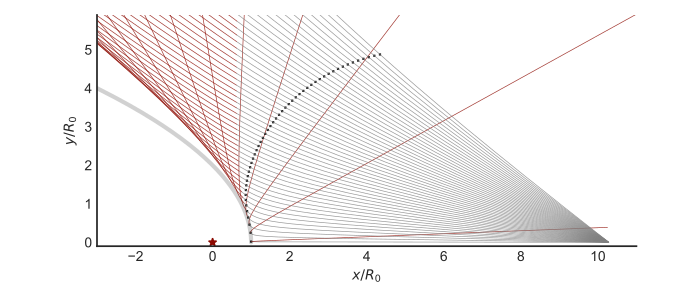

This figure's Python source:
import sys
import numpy as np
from matplotlib import pyplot as plt
import seaborn as sns

figfile = sys.argv[0].replace('.py', '.pdf')
NTH = 4001
MU = 1./10.
sns.set_style('white')
sns.set_color_codes('dark')
fig, ax = plt.subplots(figsize=(7, 3))
blist = np.linspace(0.0, 6.0) + 0.01
thmlist = np.arccos(1./np.sqrt(1.0 + 4.0*blist**2))
for thm, b in zip(thmlist, blist):
    epsilon = 1./np.cos(thm)
    th1 = np.arcsin(MU*b)
    ttheta = np.linspace(0.001, min(np.pi, 2*thm - 0.001), NTH)
    im = np.argmin(np.abs(ttheta - thm))
    r = 0.5*(epsilon**2 - 1)/(epsilon*np.cos(ttheta - thm) - 1.0)
    theta = ttheta - th1
    x = r*np.cos(theta)
    y = r*np.sin(theta)
    m_in = (theta <= thm) & (y >= 0.0)
    m_out = (theta > thm) & (y >= 0.0)
    ax.plot([r[im]*np.cos(theta[im])], [r[im]*np.sin(theta[im])],
            's', ms=0.6, color='k')
    ax.plot(x[m_in], y[m_in], '-', color='gray', alpha=0.8, lw=0.5)
    ax.plot(x[m_out], y[m_out], '-', color='r', alpha=0.8, lw=0.5)
thm_grid = np.linspace(0.0, np.pi, 200)
rm = 2.0/(1.0 + np.cos(thm_grid))
xlocus = rm*np.cos(thm_grid)
ylocus = rm*np.sin(thm_grid)
ax.plot(xlocus, ylocus, '-', color='k', alpha=0.2, lw=3)

ax.plot([0.0], [0.0], '*', color='r')
ax.set(xlim=[-3, 11], ylim=[-0.1, 5.9],
       xlabel="$x / R_0$",
       ylabel="$y / R_0$")
ax.set_aspect('equal')
sns.despine()
fig.tight_layout()
fig.savefig(figfile)
print(figfile, end='')
